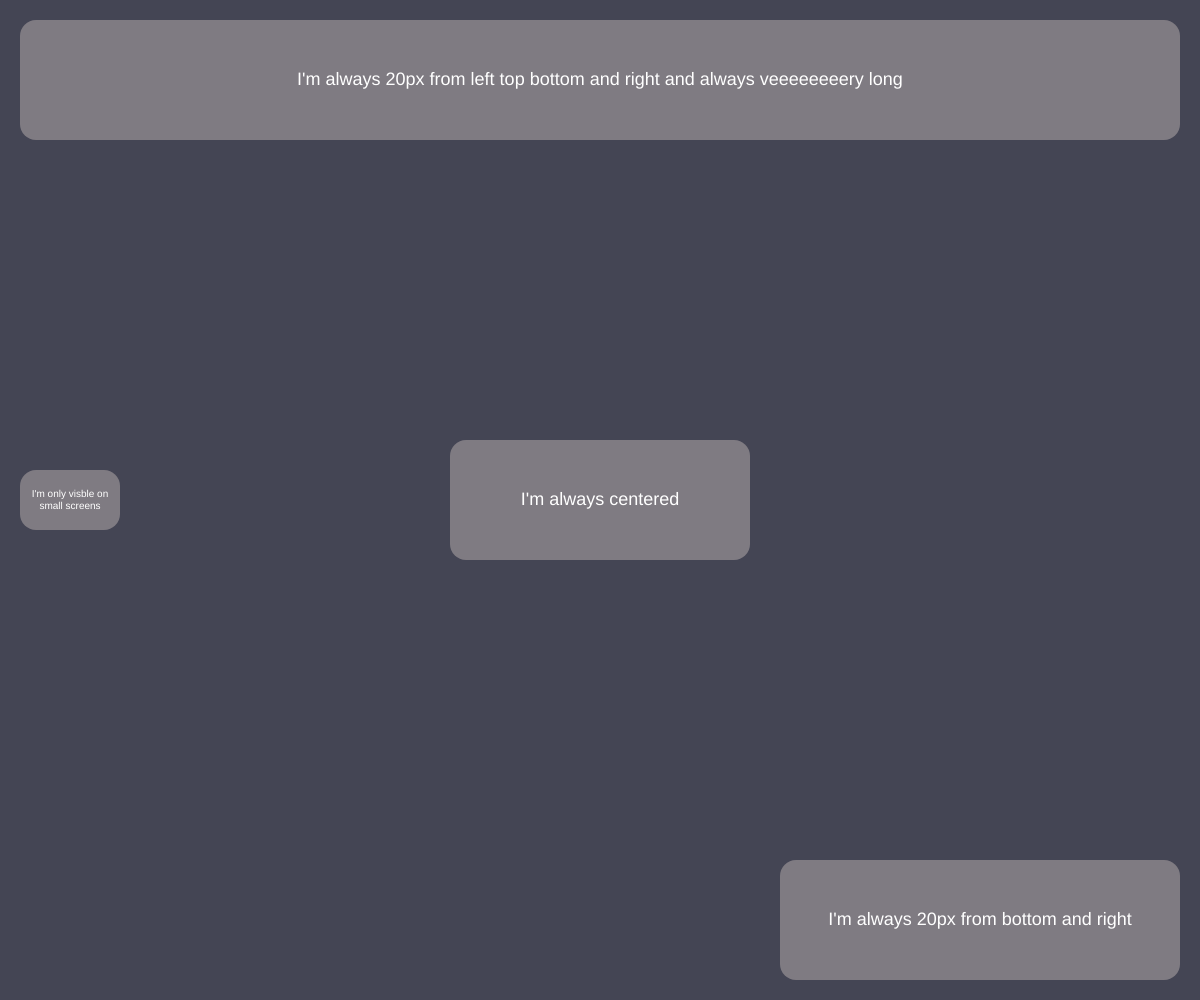
Frame 1 (no input)
Frame 60 (no input): identical to frame 1, image omitted
Frame 120 (the mouse pressed at the canvas centre since frame 60): identical to frame 1, image omitted

The p5.js sketch that drew this single still picture (run headless with seeded random() and noise() and a simulated clock; from frame 60 on, the mouse is pressed at the canvas centre):

// p5.js sketch
// ── sketch.js
// setup
function setup() {
  // Setzt den Canvas auf die Gesamtgröße des Fensters
  createCanvas(windowWidth, windowHeight);

  // Macht es einfacher, Objekte zentriert zu positionieren.
  rectMode(CENTER);
  ellipseMode(CENTER);
  imageMode(CENTER);
  textAlign(CENTER, CENTER)
}

// Sorgt dafür, dass der Canvas richtig resized wird
function windowResized() {
  resizeCanvas(windowWidth, windowHeight);
}

function windowSize() {
  let small = 400, medium = 900, big = 1300;
  if(width < small) {
    return 0;
  } else if (width < medium) {
    return 1
  } else if (width < big) {
    return 2
  } else {
    return 3
  }
}

function drawRects() {
  noStroke();
  let rectColor = "#7f7b82",
      textColor = "#fff";
  
  // Immer zentriert
  fill(rectColor);
  rect(width/2, height/2, 300, 120, 16);
  fill(textColor);
  textSize(18);
  text("I'm always centered", width/2, height/2);

  // Immer 20 von unten und 20 von rechts positioniert
  let rectWidth = 400,
      rectHeight = 120,
      rectX = width - rectWidth/2 - 20,
      rectY = height - rectHeight/2 - 20;
  fill(rectColor);
  rect(rectX, rectY, rectWidth, rectHeight, 16);
  fill(textColor);
  text("I'm always 20px from bottom and right", rectX, rectY);

  // Vollbild rect
  fill(rectColor)
  rect(width / 2, rectHeight / 2 + 20, width - 40, rectHeight, 16);
  fill(textColor)
  // Variabler text abhängig von der Breite. Die x ? y : z Schreibweise ist kurz für if (x) { y } else { z }. Siehe: https://developer.mozilla.org/en-US/docs/Web/JavaScript/Reference/Operators/Conditional_Operator
  text(width > 1000 ? "I'm always 20px from left top bottom and right and always veeeeeeeery long" : "But now I'm too small...", width / 2, rectHeight / 2 + 20)

  // Wenn man etwas ausblenden muss, wenn es keinen Platz mehr gibt ...
  if( windowSize() > 2 ) {
    fill(rectColor);
    rect(20 + 500 / 2, height / 2, 500, 200, 16);
    fill(textColor);
    text("I'm only visible on medium sized screens and up", 20 + 500 / 2, height / 2);
  } else {
  // Und es mit etwas anderem ersetzen muss.
    fill(rectColor);
    rect(20 + 100 / 2, height / 2, 100, 60, 16);
    fill(textColor)
    textSize(10);
    text("I'm only visble on small screens", 20 + 100 / 2, height / 2, 100, 60);
  }
}

// draw
function draw() {
  background("#444554")
  drawRects();
}

// ── style.css
/* Stellt sicher, dass der canvas im Broswser nicht scrollt */
body, html, canvas {
  padding: 0;
  margin: 0;
  width: 100%;
  height: 100%;
  overflow: hidden;
}
